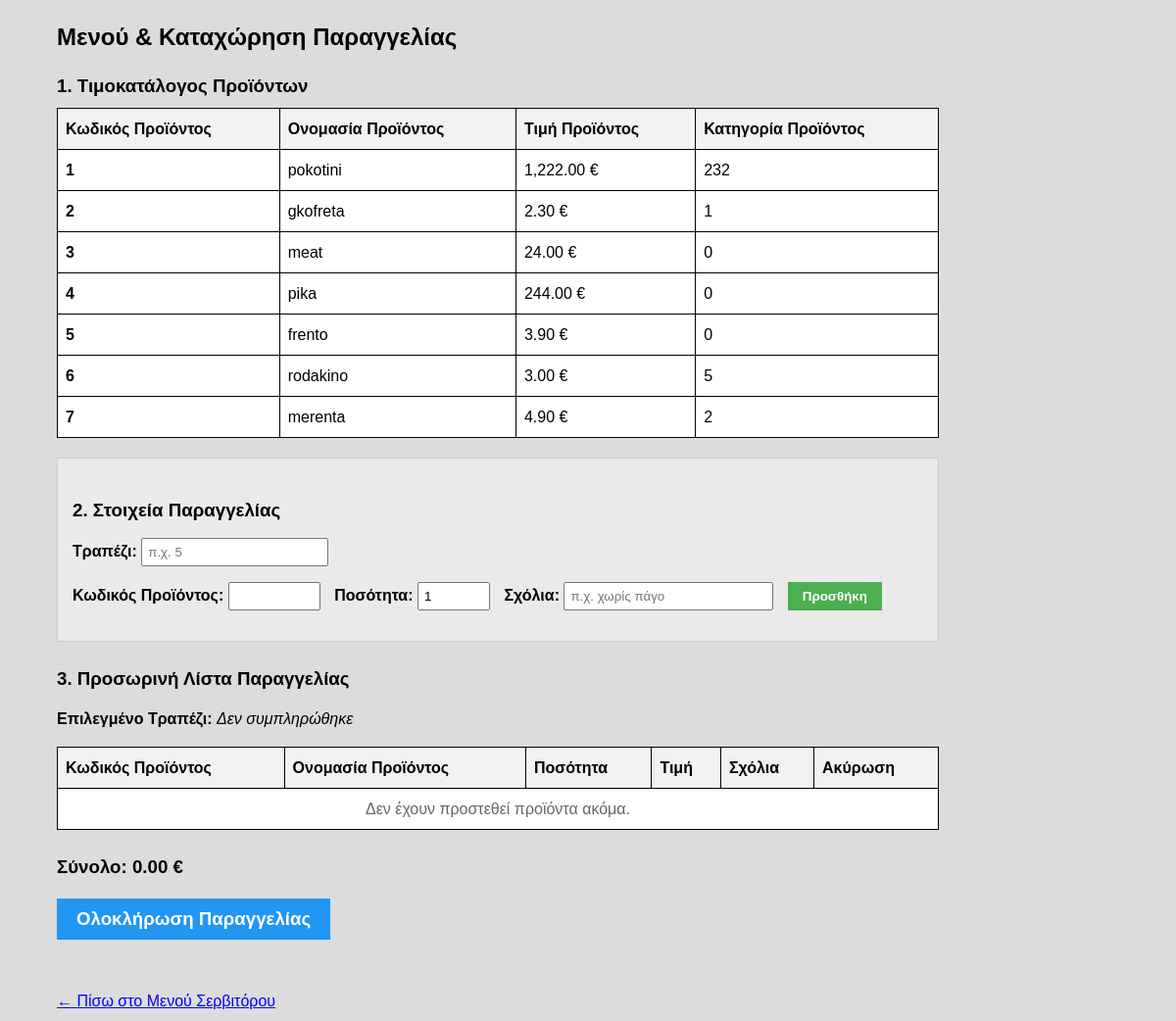
Screenshot of /kataxwrhsh.php with the database file from the repository.
### tables this page shows
CREATE TABLE `timokatalogos` (
  `kwdikos_proiontos` int(11) NOT NULL,
  `onomasia_proiontos` varchar(100) DEFAULT NULL,
  `kathgoria_proiontos` int(11) DEFAULT NULL,
  `timh_proiontos` decimal(10,2) DEFAULT NULL
);

### kataxwrhsh.php (the view, shortened to what this page needs)
<?php
$servername = "localhost";
$username = "root";
$password = "";
$dbname = "tes1";
$conn = new mysqli($servername, $username, $password, $dbname);
?>
<!DOCTYPE html>
<html lang="el">
<head>
</head>
<body>
<h2>Μενού & Καταχώρηση Παραγγελίας</h2>
<h3>1. Τιμοκατάλογος Προϊόντων</h3>
<table>
    <tr>
        <th>Κωδικός Προϊόντος</th>
        <th>Ονομασία Προϊόντος</th>
        <th>Τιμή Προϊόντος</th>
        <th>Κατηγορία Προϊόντος</th>
    </tr>
    <?php
    $result = $conn->query("SELECT * FROM timokatalogos");
    if ($result && $result->num_rows > 0) {
        while ($row = $result->fetch_assoc()) {
            echo "<tr>
                    <td><b>" . $row["kwdikos_proiontos"] . "</b></td>
                    <td>" . htmlspecialchars($row["onomasia_proiontos"]) . "</td>
                    <td>" . number_format($row["timh_proiontos"], 2) . " €</td>
                    <td>" . htmlspecialchars($row["kathgoria_proiontos"]) . "</td>
                  </tr>";
        }
    }
    ?>
</table>
<div class="form-box">
    <h3>2. Στοιχεία Παραγγελίας</h3>
    <form method="POST">
        <p>
            <b>Τραπέζι:</b>
            <input type="number" name="tabl" value="<?php echo $_SESSION['current_table'] ?? ''; ?>" placeholder="π.χ. 5" required>
        </p>
        <p>
            <b>Κωδικός Προϊόντος:</b>
            <input type="number" name="pass" required style="width: 80px;">
            <b>Ποσότητα:</b>
            <input type="number" name="quantity" value="1" min="1" max="20" required style="width: 60px;">
            <b>Σχόλια:</b>
            <input type="text" name="sxol" placeholder="π.χ. χωρίς πάγο" style="width: 200px;">
            <input type="submit" name="ADD_ITEM" value="Προσθήκη" class="btn-add">
        </p>
    </form>
</div>
<h3>3. Προσωρινή Λίστα Παραγγελίας</h3>
<p><b>Επιλεγμένο Τραπέζι:</b> <?php echo $_SESSION['current_table'] ?? '<i>Δεν συμπληρώθηκε</i>'; ?></p>
<table>
    <tr>
        <th>Κωδικός Προϊόντος</th>
        <th>Ονομασία Προϊόντος</th>
        <th>Ποσότητα</th>
        <th>Τιμή</th>
        <th>Σχόλια</th>
        <th>Aκύρωση</th>
    </tr>
    <?php
    $grand_total = 0;
    if (!empty($_SESSION['cart'])):
        foreach ($_SESSION['cart'] as $index => $item):
            $grand_total += $item['price'];
    ?>
    <tr>
        <td><?php echo $item['item_id']; ?></td>
        <td><?php echo htmlspecialchars($item['name']); ?></td>
        <td><?php echo $item['qty']; ?></td>
        <td><?php echo number_format($item['price'], 2); ?> €</td>
        <td><?php echo htmlspecialchars($item['comments'] ?? ''); ?></td>
        <td><a href="kataxwrhsh.php?del_index=<?php echo $index; ?>" style="color:red; font-weight:bold;">Διαγραφή</a></td>
    </tr>
    <?php
        endforeach;
    else:
    ?>
    <tr>
        <td colspan="6" style="text-align:center; color:#666;">Δεν έχουν προστεθεί προϊόντα ακόμα.</td>
    </tr>
    <?php endif; ?>
</table>
<h3>Σύνολο: <?php echo number_format($grand_total, 2); ?> €</h3>
<form method="POST">
    <input type="submit" name="FINISH_ORDER" value="Ολοκλήρωση Παραγγελίας" class="btn-finish">
</form>
<br><br>
<a href="serbitoros.php" style="color: blue;">← Πίσω στο Μενού Σερβιτόρου</a>
</body>
</html>

### kataxwrhsh.php (style rules this page uses)
body { padding-left: 50px; font-family: Arial, sans-serif; color: black; font-size: 12pt; width: 900px; background-color: #DCDCDC; line-height: 25px; }
h2, h3 { margin-top: 25px; margin-bottom: 10px; }
table { border-collapse: collapse; background-color: #ffffff; width: 100%; margin-bottom: 15px; }
th, td { border: 1px solid #000; padding: 8px; text-align: left; }
th { background-color: #f2f2f2; }
.form-box { background-color: #eaeaea; padding: 15px; border: 1px solid #ccc; margin: 20px 0; }
.form-box input[type="text"], .form-box input[type="number"] { padding: 5px; margin-right: 10px; }
.btn-add { background-color: #4CAF50; color: white; padding: 7px 15px; border: none; cursor: pointer; font-weight: bold; }
.btn-finish { background-color: #2196F3; color: white; padding: 10px 20px; font-size: 14pt; border: none; cursor: pointer; font-weight: bold; margin-top: 10px; }

### rows the page displays
timokatalogos: kwdikos_proiontos "1", onomasia_proiontos "pokotini", timh_proiontos "1,222.00", kathgoria_proiontos "232"
timokatalogos: kwdikos_proiontos "2", onomasia_proiontos "gkofreta", timh_proiontos "2.30", kathgoria_proiontos "1"
timokatalogos: kwdikos_proiontos "3", onomasia_proiontos "meat", timh_proiontos "24.00", kathgoria_proiontos "0"
timokatalogos: kwdikos_proiontos "4", onomasia_proiontos "pika", timh_proiontos "244.00", kathgoria_proiontos "0"
timokatalogos: kwdikos_proiontos "5", onomasia_proiontos "frento", timh_proiontos "3.90", kathgoria_proiontos "0"
timokatalogos: kwdikos_proiontos "6", onomasia_proiontos "rodakino", timh_proiontos "3.00", kathgoria_proiontos "5"
timokatalogos: kwdikos_proiontos "7", onomasia_proiontos "merenta", timh_proiontos "4.90", kathgoria_proiontos "2"

### other values shown
$_SESSION['current_table'] "Δεν συμπληρώθηκε"
$grand_total "0.00"
